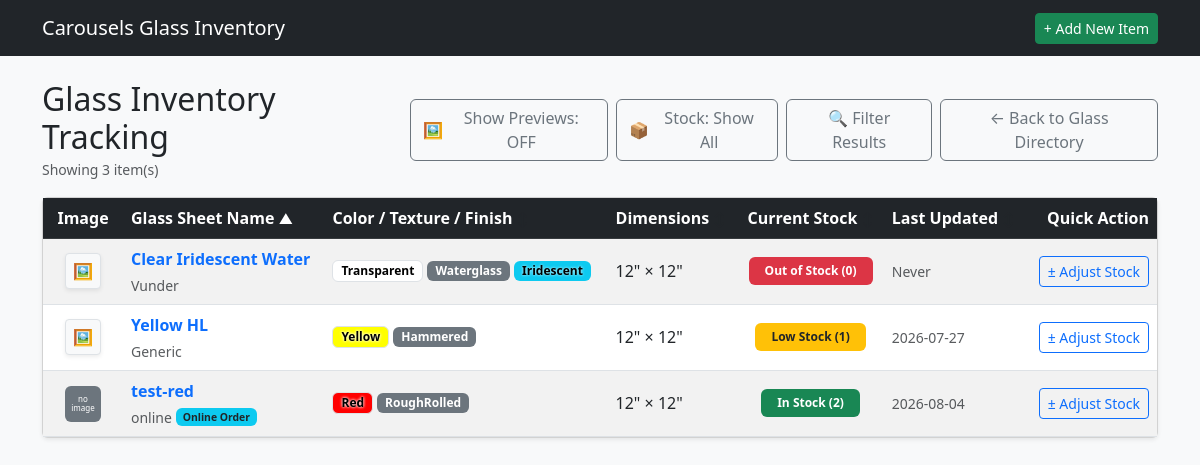
Screenshot of /glass/inventory with the database file from the repository.
### tables this page shows
CREATE TABLE GPC (

    GLASSID INTEGER,                          
    GLSPRICE NUMERIC,                         
    STDATE TEXT,                              
    ENDDATE TEXT,                             

    FOREIGN KEY (GLASSID) REFERENCES GSI(GLASSID) ON DELETE CASCADE ON UPDATE CASCADE

);

CREATE TABLE GSI (

    GLASSID INTEGER PRIMARY KEY AUTOINCREMENT,
    GLSNAME TEXT,
    GLSMANF TEXT,
    GLSLEN INTEGER,
    GLSWID INTEGER,
    GLSTHK INTEGER,
    GLSTEX TEXT,
    GLSIRI INTEGER,
    GLSOPAL INTEGER,
    GLSOURCE TEXT,
    GLLINK TEXT,
    GLSIMG TEXT,
    GLSNOTE TEXT,
    COLOR TEXT,
    GTRNSN TEXT,
    ISACTIVE INTEGER,

    FOREIGN KEY (GLSTEX) REFERENCES GTL(GLSTEX) ON DELETE SET NULL ON UPDATE CASCADE,
    FOREIGN KEY (COLOR) REFERENCES COLOR(COLOR) ON DELETE SET NULL ON UPDATE CASCADE,
    FOREIGN KEY (GLSOURCE) REFERENCES GSL(GLSOURCE) ON DELETE SET NULL ON UPDATE CASCADE,
    FOREIGN KEY (GTRNSN) REFERENCES GTRNS(GTRNSN) ON DELETE SET NULL ON UPDATE CASCADE

);

### app.py (the view, shortened to what this page needs)
@app.route('/glass/inventory', methods=['GET', 'POST'])
def glass_inventory():
    db = get_db()
    sort_by = request.args.get('sort_by', 'GLSNAME')
    order = request.args.get('order', 'asc').lower()
    if order not in ['asc', 'desc']:
        order = 'asc'
    q = request.args.get('q', '').strip()
    manf = request.args.get('manf', '').strip()
    tex = request.args.get('tex', '').strip()
    color = request.args.get('color', '').strip()
    source = request.args.get('source', '').strip()
    min_price = request.args.get('min_price', '').strip()
    max_price = request.args.get('max_price', '').strip()
    stock_filter = request.args.get('stock_filter', '').strip()
    iridescent_filter = request.args.get('iridescent')
    opalescent_filter = request.args.get('opalescent')
    stock_display_mode = request.args.get('stock_display', 'all')
    allowed_sorts = {
        'GLASSID': 'GLASSID',
        'GLSNAME': 'GLSNAME',
        'GLSMANF': 'GLSMANF',
        'GLSTEX': 'GLSTEX',
        'COLOR': 'COLOR',
        'COLOR_HSV': 'COLOR_HSV',
        'GLSIRI': 'GLSIRI',
        'GLSOPAL': 'GLSOPAL',
        'GLSLEN': 'GLSLEN',
        'CURRENT_STOCK': 'CURRENT_STOCK',
        'LAST_UPDATED': 'LAST_UPDATED'
    }
    sql_sort_column = 'GLSNAME' if sort_by == 'COLOR_HSV' else allowed_sorts.get(sort_by, 'GLSNAME')
    where_clauses = ["g.ISACTIVE = 1"]
    params = []
    if q:
        where_clauses.append("(g.GLSNAME LIKE ? OR g.GLSMANF LIKE ? OR g.GLSNOTE LIKE ?)")
        params.extend([f"%{q}%", f"%{q}%", f"%{q}%"])
    if manf:
        where_clauses.append("g.GLSMANF = ?")
        params.append(manf)
    if tex:
        where_clauses.append("g.GLSTEX = ?")
        params.append(tex)
    if color:
        where_clauses.append("g.COLOR = ?")
        params.append(color)
    if iridescent_filter:
        where_clauses.append("g.GLSIRI = ?")
        params.append(iridescent_filter)
    if opalescent_filter:
        where_clauses.append("g.GLSOPAL = ?")
        params.append(opalescent_filter)
    if source:
        where_clauses.append("g.GLSOURCE = ?")
        params.append(source)
    if min_price:
        where_clauses.append("p.GLSPRICE >= ?")
        params.append(min_price)
    if max_price:
        where_clauses.append("p.GLSPRICE <= ?")
        params.append(max_price)
    where_sql = f"WHERE {' AND '.join(where_clauses)}"
    having_conditions = []
    if stock_filter == 'out':
        having_conditions.append("CURRENT_STOCK = 0")
    elif stock_filter == 'low':
        having_conditions.append("CURRENT_STOCK = 1")
    elif stock_filter == 'in':
        having_conditions.append("CURRENT_STOCK > 1")
    if stock_display_mode == 'out':
        having_conditions.append("CURRENT_STOCK <= 0")
    elif stock_display_mode == 'hide':
        having_conditions.append("CURRENT_STOCK > 0")
    stock_having_sql = f"GROUP BY GLASSID HAVING {' AND '.join(having_conditions)}" if having_conditions else ""
    query = f"""
        SELECT GLASSID, GLSNAME, GLSMANF, GLSLEN, GLSWID, GLSTHK, GLSTEX,
               GLSIRI, GLSOPAL, GLSOURCE, GLLINK, GLSIMG, GLSNOTE, COLOR,
               ISACTIVE, CHEX, GLSPRICE, SRCWEB, CURRENT_STOCK, LAST_UPDATED
        FROM (
            SELECT g.GLASSID, g.GLSNAME, g.GLSMANF, g.GLSLEN, g.GLSWID, g.GLSTHK,
                   g.GLSTEX, g.GLSIRI, g.GLSOPAL, g.GLSOURCE, g.GLLINK, g.GLSIMG,
                   g.GLSNOTE, g.COLOR, g.ISACTIVE, c.CHEX, p.GLSPRICE, l.SRCWEB,
                   COALESCE((
                       SELECT i.GLSSTOCK
                       FROM GLSINV i
                       WHERE i.GLASSID = g.GLASSID
                       ORDER BY i.TS DESC, i.GLSTRNID DESC
                       LIMIT 1
                   ), 0) AS CURRENT_STOCK,
                   (
                       SELECT i.TS
                       FROM GLSINV i
                       WHERE i.GLASSID = g.GLASSID
                       ORDER BY i.TS DESC, i.GLSTRNID DESC
                       LIMIT 1
                   ) AS LAST_UPDATED
            FROM GSI g
            LEFT JOIN COLOR c ON g.COLOR = c.COLOR
            LEFT JOIN GPC p ON g.GLASSID = p.GLASSID
            LEFT JOIN GSL l ON g.GLSOURCE = l.GLSOURCE
            {where_sql}
        ) sub
        {stock_having_sql}
        ORDER BY {sql_sort_column} {order.upper()}
    """
    raw_items = db.execute(query, params).fetchall()
    inventory_items = []
    for row in raw_items:
        item = dict(row)
        item['COLOR_HSV'] = hex_to_hsv(item.get('CHEX'))
        inventory_items.append(item)
    if sort_by == 'COLOR_HSV':
        inventory_items.sort(
            key=lambda x: x['COLOR_HSV'],
            reverse=(order == 'desc')
        )
    textures = db.execute("SELECT DISTINCT GLSTEX FROM GSI WHERE ISACTIVE = 1 AND GLSTEX IS NOT NULL AND GLSTEX != '' ORDER BY GLSTEX").fetchall()
    colors = db.execute("SELECT * FROM COLOR ORDER BY COLOR").fetchall()
    sources = db.execute("SELECT DISTINCT GLSOURCE FROM GSI WHERE ISACTIVE = 1 AND GLSOURCE IS NOT NULL AND GLSOURCE != '' ORDER BY GLSOURCE").fetchall()
    manufacturers = db.execute("SELECT DISTINCT GLSMANF FROM GSI WHERE ISACTIVE = 1 AND GLSMANF IS NOT NULL AND GLSMANF != '' ORDER BY GLSMANF").fetchall()
    iridescent_options = db.execute("SELECT DISTINCT GLSIRI FROM GSI WHERE ISACTIVE = 1 AND GLSIRI = 1").fetchall()
    opalescent_options = db.execute("SELECT DISTINCT GLSOPAL FROM GSI WHERE ISACTIVE = 1 AND GLSOPAL = 1").fetchall()
    return render_template(
        'glass_inventory.html',
        inventory_items=inventory_items,
        textures=textures,
        colors=colors,
        sources=sources,
        manufacturers=manufacturers,
        iridescent_options=iridescent_options,
        opalescent_options=opalescent_options,
        current_sort=sort_by,
        current_order=order,
        today_date=date.today().isoformat(),
        filters={
            'q': request.args.get('q', ''),
            'manf': request.args.get('manf', ''),
            'tex': request.args.get('tex', ''),
            'color': request.args.get('color', ''),
            'source': request.args.get('source', ''),
            'min_price': request.args.get('min_price', ''),
            'max_price': request.args.get('max_price', ''),
            'stock_filter': request.args.get('stock_filter', ''),
            'stock_display': stock_display_mode,
            'iridescent': request.args.get('iridescent', ''),
            'opalescent': request.args.get('opalescent', '')
        }
    )

### templates/glass_inventory.html (shortened to what this page needs)
{% extends 'base.html' %}
{% block content %}
<div class="d-flex justify-content-between align-items-center mb-3">
    <div>
        <h2 class="mb-0">Glass Inventory Tracking</h2>
        <small class="text-muted">Showing {{ inventory_items|length }} item(s)</small>
    </div>
    <div class="d-flex gap-2">
        <button type="button" id="thumbnailToggleBtn" class="btn btn-outline-secondary d-flex align-items-center gap-1" onclick="toggleThumbnails()">
            🖼️ <span id="toggleBtnText">Show Previews: OFF</span>
        </button>
        {% set stock_mode = filters.stock_display | default('all') %}
        <button type="button" id="stockDisplayToggleBtn" class="btn btn-outline-secondary d-flex align-items-center gap-1" onclick="cycleStockDisplay()">
            📦 <span id="stockDisplayBtnText">
                {% if stock_mode == 'out' %}Stock: Out Only
                {% elif stock_mode == 'hide' %}Stock: Hide Out
                {% else %}Stock: Show All{% endif %}
            </span>
        </button>
        <button type="button" class="btn btn-outline-secondary d-flex align-items-center gap-1" data-bs-toggle="modal" data-bs-target="#filterModal">
            🔍 Filter Results
        </button>
        <a href="{{ url_for('list_glass') }}" class="btn btn-outline-secondary">← Back to Glass Directory</a>
    </div>
</div>
{% macro sort_header(col_key, label) %}
    {% set new_order = 'desc' if current_sort == col_key and current_order == 'asc' else 'asc' %}
    <a href="{{ url_for('glass_inventory', sort_by=col_key, order=new_order, **filters) }}" class="text-white text-decoration-none d-block">
        {{ label }}
        {% if current_sort == col_key %}
            <small>{{ '▲' if current_order == 'asc' else '▼' }}</small>
        {% else %}
            <small class="text-muted" style="opacity: 0.4;">↕</small>
        {% endif %}
    </a>
{% endmacro %}
<div class="card shadow-sm">
    <div class="card-body p-0">
        <table class="table table-striped table-hover mb-0 align-middle">
            <thead class="table-dark">
                <tr>
                    <th style="width: 80px;" class="text-center">Image</th>
                    <th>{{ sort_header('GLSNAME', 'Glass Sheet Name') }}</th>
                    <th>{{ sort_header('COLOR_HSV', 'Color / Texture / Finish') }}</th>
                    <th>{{ sort_header('GLSLEN', 'Dimensions') }}</th>
                    <th class="text-center">{{ sort_header('CURRENT_STOCK', 'Current Stock') }}</th>
                    <th>{{ sort_header('LAST_UPDATED', 'Last Updated') }}</th>
                    <th class="text-end">Quick Action</th>
                </tr>
            </thead>
            <tbody>
                {% for item in inventory_items %}
                {% set stock = item.CURRENT_STOCK if item.CURRENT_STOCK is not none else 0 %}
                {% set img_src = item.GLSIMG %}
                {% if img_src %}
                    {% if not img_src.startswith('http') and not img_src.startswith('/') and not img_src.startswith('static/') %}
                        {% set img_src = 'static/' + img_src %}
                    {% endif %}
                {% endif %}
                <tr>
                    <td class="text-center">
                        {% if img_src %}
                            {% set resolved_img_url = url_for('static', filename=img_src.replace('static/', '')) if img_src.startswith('static/') else img_src %}
                            <div class="image-container-wrapper position-relative d-inline-block">
                                <button type="button" class="btn btn-sm btn-light border p-0 image-preview-btn shadow-sm"
                                        data-bs-toggle="modal"
                                        data-bs-target="#imagePreviewModal"
                                        data-imgsrc="{{ resolved_img_url }}"
                                        data-glassname="{{ item.GLSNAME }}"
                                        onmouseenter="showHoverPopup(event, '{{ resolved_img_url }}')"
                                        onmouseleave="hideHoverPopup()"
                                        style="width: 36px; height: 36px;">
                                    <span class="icon-view fs-6">🖼️</span>
                                </button>
                            </div>
                        {% else %}
                            <div class="bg-secondary text-white rounded d-inline-flex align-items-center justify-content-center p-1"
                                 style="width: 36px; height: 36px; font-size: 8px; line-height: 1.1; text-align: center;"
                                 title="No image exists">
                                no image
                            </div>
                        {% endif %}
                    </td>
                    <td>
                        <a href="{{ url_for('glass_detail', glass_id=item.GLASSID) }}" class="fw-bold text-decoration-none text-primary">
                            {{ item.GLSNAME }}
                        </a>
                        <div class="small text-muted d-flex align-items-center gap-1 mt-1">
                            <span>{{ item.GLSMANF or 'Generic' }}</span>
                            {% if item.SRCWEB == 1 %}
                                <span class="badge bg-info text-dark" style="font-size: 0.65rem;">Online Order</span>
                            {% endif %}
                        </div>
                    </td>
                    <td>
                        <div class="d-flex flex-wrap gap-1 align-items-center">
                            {% if item.COLOR %}
                                {% set bg_hex = item.CHEX if item.CHEX else 'ccc' %}
                                {% if not bg_hex.startswith('#') %}
                                    {% set bg_hex = '#' + bg_hex %}
                                {% endif %}
                                <span class="badge border px-2 py-1" style="background-color: {{ bg_hex }}; color: #000 !important; text-shadow: 0px 0px 3px rgba(255,255,255,0.9), 0px 0px 3px rgba(255,255,255,0.9); font-weight: 600;">
                                    {{ item.COLOR }}
                                </span>
                            {% endif %}
                            {% if item.GLSTEX %}
                                <span class="badge bg-secondary text-white px-2 py-1">
                                    {{ item.GLSTEX }}
                                </span>
                            {% endif %}
                            {% if item.GLSIRI %}
                                <span class="badge px-2 py-1" style="background-color: #0dcaf0; color: #000 !important; text-shadow: 0px 0px 3px rgba(255,255,255,0.9); font-weight: 600;">
                                    Iridescent
                                </span>
                            {% endif %}
                        </div>
                    </td>
                    <td>
                        {% if item.GLSLEN %}{{ item.GLSLEN }}" × {{ item.GLSWID }}"{% else %}—{% endif %}
                    </td>
                    <td class="text-center">
                        {% if stock <= 0 %}
                            <span class="badge bg-danger px-3 py-2">Out of Stock (0)</span>
                        {% elif stock == 1 %}
                            <span class="badge bg-warning text-dark px-3 py-2">Low Stock (1)</span>
                        {% else %}
                            <span class="badge bg-success px-3 py-2">In Stock ({{ stock }})</span>
                        {% endif %}
                    </td>
                    <td>
                        <span class="text-muted small">{{ item.LAST_UPDATED or 'Never' }}</span>
                    </td>
                    <td class="text-end">
                        <button type="button" class="btn btn-sm btn-outline-primary adjust-btn"
                                data-bs-toggle="modal"
                                data-bs-target="#adjustModal"
                                data-glassid="{{ item.GLASSID }}"
                                data-glassname="{{ item.GLSNAME }}"
                                data-currentstock="{{ stock }}">
                            ± Adjust Stock
                        </button>
                    </td>
                </tr>
                {% endfor %}
            </tbody>
        </table>
    </div>
</div>
{% endblock %}

### rows the page displays
GPC: GLSNAME "Clear Iridescent Water", GLSMANF "Vunder", COLOR "Transparent", GLSTEX "Waterglass", GLSLEN "12", GLSWID "12", shows "Out of Stock (0)", LAST_UPDATED "Never"
GPC: GLSNAME "Yellow HL", GLSMANF "Generic", COLOR "Yellow", GLSTEX "Hammered", GLSLEN "12", GLSWID "12", shows "Low Stock (1)", LAST_UPDATED "2026-07-27"
GPC: shows "no image", GLSNAME "test-red", GLSMANF "online", shows "Online Order", COLOR "Red", GLSTEX "RoughRolled", GLSLEN "12", GLSWID "12", stock "2", STDATE "2026-08-04"

### other values shown
{{ inventory_items|length }} "3"
{{ label }} "Glass Sheet Name Color / Texture / Finish Dimensions Current Stock Last Updated"
{{ '▲' if current_order == 'asc' else '▼' }} "▲"
